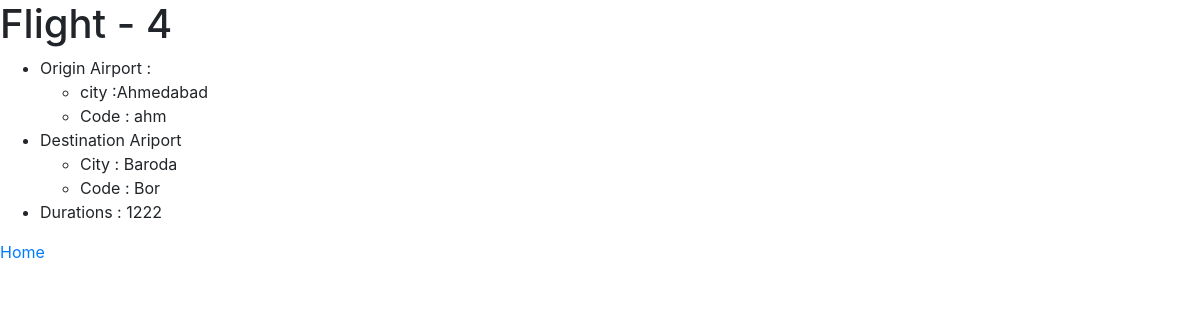
The page /flights/detail/4 on the database its author committed.
### flights/models.py (models this page shows, shortened)
class flight(models.Model):
    origin=models.ForeignKey(airport,on_delete=models.CASCADE,related_name="departure")
    destination=models.ForeignKey(airport,on_delete=models.CASCADE,related_name="arrival")
    duration=models.IntegerField()

class airport(models.Model):
    code=models.CharField(max_length=30)
    city=models.CharField(max_length=50)

### flights/views.py (the view)
# urls.py: path("detail/<int:fid>",views.flight_detail,name="flight-detail")
def flight_detail(request,fid):
    flight_info=flight.objects.get(id=fid)
    return render(request,"flights/flight_info.html",{
        "flight_info":flight_info
    })

### flights/templates/flights/flight_info.html
{% extends "flights/layout.html" %}
{% block body %}
    <h1> Flight - {{ flight_info.id }}</h1>
    <ul>
        <li> Origin Airport :
            <ul>
                <li>city :{{ flight_info.origin.city }} </li>
                <li>Code : {{ flight_info.origin.code }}</li>
            </ul>
        </li>
        <li> Destination Ariport
               <ul>
                   <li> City : {{ flight_info.destination.city }}</li>
                   <li> Code : {{ flight_info.destination.code }}</li>
               </ul>
        </li>
        <li> Durations : {{ flight_info.duration }}</li>
    </ul>
    <a href="{% url 'flight-home' %}"> Home </a>
{% endblock %}

### rows shown on the page
flight: id "4", origin.city "Ahmedabad", origin.code "ahm", destination.city "Baroda", destination.code "Bor", duration "1222"
